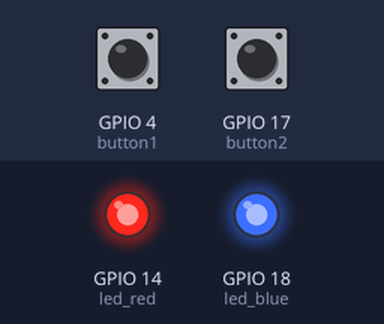
A program run on a simulated Raspberry Pi (BCM pin numbers). On the bench: output pins drawn as LEDs (lit = HIGH). Dashed ring = blinking. The test bench sets the inputs (shaded band); at power-on: GPIO 4 (button1) HIGH, GPIO 17 (button2) HIGH. What the program prints to the terminal is not drawn.

Above: at 1.2 s.
1.3 s: GPIO 4 (button1) pulled LOW for 0.15 s
At 1.9 s:
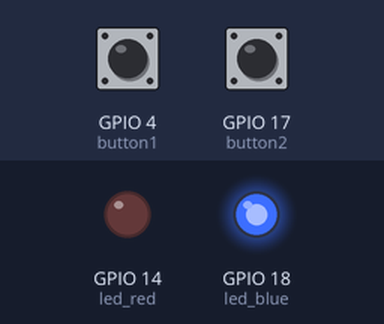
2.9 s: GPIO 17 (button2) pulled LOW for 0.15 s
At 2.97 s:
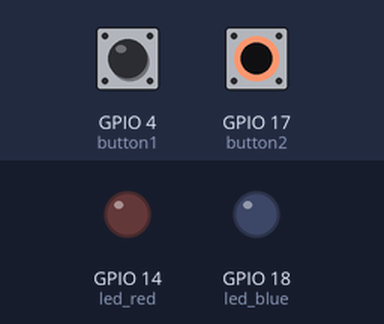
4.5 s: GPIO 4 (button1) pulled LOW for 1 s
At 5.0 s:
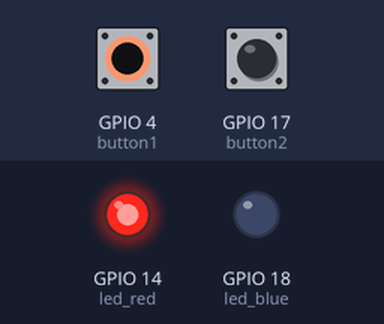
7.0 s: GPIO 17 (button2) pulled LOW for 1 s
At 9.2 s:
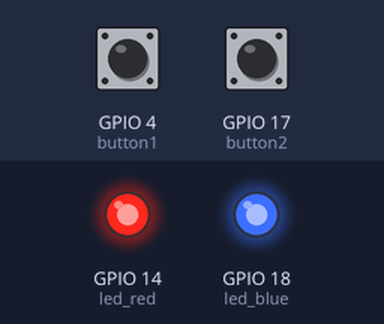
9.5 s: GPIO 17 (button2) pulled LOW for 3.2 s
At 10.4 s:
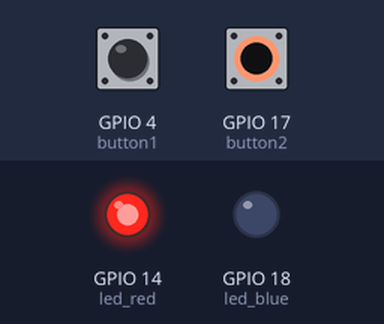
14.2 s: GPIO 4 (button1) pulsed LOW 5 times (0.12 s each, 0.3 s apart)
At 14.67 s:
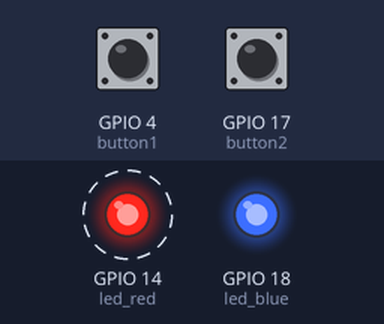
Timing chart, 0 to 17.2 s (numbered marks = the images above; inputs shaded):
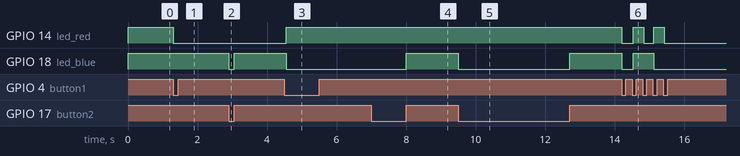

The program:

led02.py
```python
from gpiozero import Button, LED
from time import sleep

# 1. 하드웨어 설정
button1 = Button(4)
button2 = Button(17)
led_red = LED(14)
led_blue = LED(18)

# 2. 초기 상태 설정 (시작 시 보라색)
color_state = 0
led_red.on()
led_blue.on()

# 3. [이벤트 방식] 2번 버튼 설정
# 함수를 정의해서 print문까지 나오게 하면 더 좋습니다.
def button2_pressed():
    led_blue.off()
    print(">>> 2번 버튼 누름: 파란색 강제 종료")

def button2_released():
    # 2번 버튼을 떼면 현재 모드(color_state)에 상관없이 일단 다시 켭니다.
    led_blue.on()
    print(">>> 2번 버튼 뗌: 파란색 복구")

# 이벤트 예약 (while문 밖에서 한 번만 설정하면 끝!)
button2.when_pressed = button2_pressed
button2.when_released = button2_released

print("통합 프로그램 시작!")
print("1번 버튼: 누를 때마다 모드 변경 (보라->파랑->빨강->꺼짐)")
print("2번 버튼: 누르는 동안 파란색만 끄기 (이벤트 방식)")

try:
    while True: # 반복문 시작
        # [반복문 방식] 1번 버튼의 상태 제어
        if button1.is_pressed:
            color_state = (color_state + 1) % 4
            print(f"[모드 변경] 현재 상태: {color_state}")

            if color_state == 0:
                led_red.on()
                led_blue.on()
                print("결과: 모두 꺼짐")
            elif color_state == 1:
                led_red.off()
                led_blue.on()
                print("결과: 빨간색")
            elif color_state == 2:
                led_red.on()
                led_blue.off()
                print("결과: 파란색")
            else:
                led_red.off()
                led_blue.off()
                print("결과: 모두 켜짐")

            # 손 뗄 때까지 대기 (한 번의 클릭에 한 번만 변경되도록)
            while button1.is_pressed:
                sleep(0.01)

        sleep(0.1) # CPU 휴식

except KeyboardInterrupt:
    print("\n중료 중...")

finally:
    # 프로그램 종료 시 모든 LED 안전하게 끄기
    led_red.off()
    led_blue.off()
    led_red.close()
    led_blue.close()
    print("안전하게 종료되었습니다.")
```

Measured:
- after the input at 1.3 s, GPIO 14 (led_red): HIGH → LOW at once
- after the input at 2.9 s, GPIO 18 (led_blue): HIGH → LOW at once, → HIGH 0.15 s later
- after the input at 4.5 s, GPIO 14 (led_red): LOW → HIGH after 0.05 s; GPIO 18 (led_blue): HIGH → LOW after 0.05 s
- after the input at 7.0 s, GPIO 18 (led_blue): LOW → HIGH after 1.0 s
- after the input at 9.5 s, GPIO 18 (led_blue): HIGH → LOW at once, → HIGH 3.2 s later
- after the input at 14.2 s, GPIO 14 (led_red): alternates HIGH for 0.30 s and LOW for 0.31 s, 5 changes in all, then stays LOW, starting at once; GPIO 18 (led_blue): HIGH → LOW at once, → HIGH 0.32 s later, → LOW 0.60 s later
